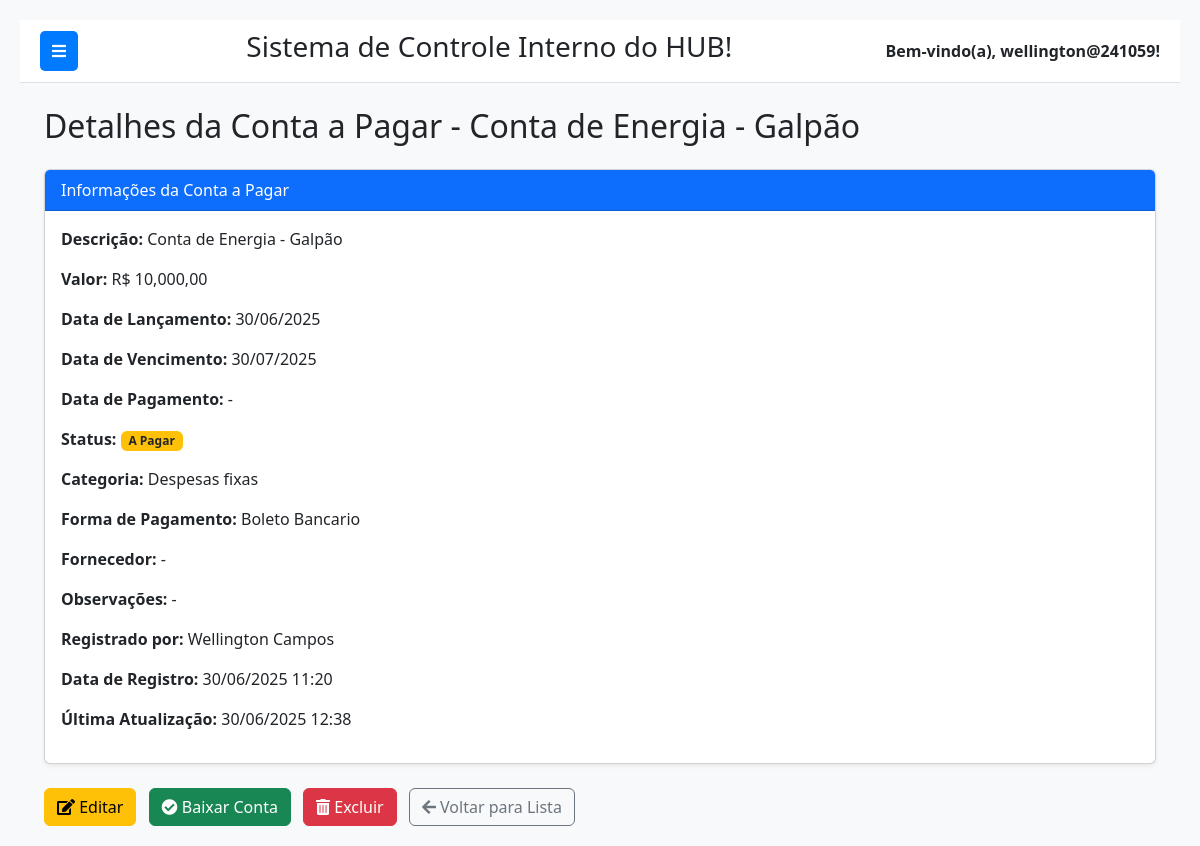
The page /financeiro/contas-a-pagar/detalhar/3/ (signed in) on the database its author committed.
### financeiro/models.py (models this page shows, shortened)
class ContaPagar(models.Model):
    STATUS_CHOICES = [
        ('A_PAGAR', 'A Pagar'),
        ('PAGA', 'Paga'),
        ('VENCIDA', 'Vencida'),
        ('CANCELADA', 'Cancelada'),
    ]
    descricao = models.CharField(
        max_length=255,
        verbose_name="Descrição"
    )
    valor = models.DecimalField(
        max_digits=10,
        decimal_places=2,
        verbose_name="Valor"
    )
    data_lancamento = models.DateField(
        default=timezone.now,
        verbose_name="Data de Lançamento"
    )
    data_vencimento = models.DateField(
        verbose_name="Data de Vencimento"
    )
    data_pagamento = models.DateField(
        blank=True,
        null=True,
        verbose_name="Data de Pagamento"
    )
    status = models.CharField(
        max_length=10,
        choices=STATUS_CHOICES,
        default='A_PAGAR',
        verbose_name="Status"
    )
    categoria = models.ForeignKey(
        CategoriaFinanceira,
        on_delete=models.SET_NULL,
        null=True, blank=True,
        limit_choices_to={'tipo': 'DESPESA'}, # Restringe a categorias de despesa
        related_name='contas_pagar',
        verbose_name="Categoria"
    )
    forma_pagamento = models.ForeignKey(
        FormaPagamento,
        on_delete=models.SET_NULL,
        null=True, blank=True,
        verbose_name="Forma de Pagamento"
    )
    fornecedor = models.ForeignKey(
        Fornecedor, # Referencia o modelo Fornecedor importado
        on_delete=models.SET_NULL,
        null=True, blank=True,
        related_name='contas_a_pagar',
        verbose_name="Fornecedor"
    )
    observacoes = models.TextField(
        blank=True,
        null=True,
        verbose_name="Observações"
    )
    registrado_por = models.ForeignKey(
        settings.AUTH_USER_MODEL,
        on_delete=models.SET_NULL,
        null=True, blank=True,
        related_name='contas_pagar_registradas',
        verbose_name="Registrado por"
    )
    data_registro = models.DateTimeField(
        auto_now_add=True,
        verbose_name="Data de Registro"
    )
    data_ultima_atualizacao = models.DateTimeField(
        auto_now=True,
        verbose_name="Última Atualização"
    )
    class Meta:
        verbose_name = "Conta a Pagar"
        verbose_name_plural = "Contas a Pagar"
        ordering = ['data_vencimento', 'status']

class CategoriaFinanceira(models.Model):
    nome = models.CharField(
        max_length=100,
        unique=True,
        verbose_name="Nome da Categoria"
    )
    tipo = models.CharField(
        max_length=10,
        choices=[('RECEITA', 'Receita'), ('DESPESA', 'Despesa')],
        verbose_name="Tipo"
    )
    descricao = models.TextField(
        blank=True,
        null=True,
        verbose_name="Descrição"
    )
    class Meta:
        verbose_name = "Categoria Financeira"
        verbose_name_plural = "Categorias Financeiras"
        ordering = ['tipo', 'nome']

class FormaPagamento(models.Model):
    nome = models.CharField(
        max_length=100,
        unique=True,
        verbose_name="Nome da Forma de Pagamento"
    )
    descricao = models.TextField(
        blank=True,
        null=True,
        verbose_name="Descrição"
    )
    class Meta:
        verbose_name = "Forma de Pagamento"
        verbose_name_plural = "Formas de Pagamento"
        ordering = ['nome']

### financeiro/views.py (the view)
# urls.py: path('contas-a-pagar/detalhar/<int:pk>/', views.detalhar_conta_pagar, name='detalhar_conta_pagar'),
@login_required
def detalhar_conta_pagar(request, pk):
    conta = get_object_or_404(ContaPagar.objects.select_related('fornecedor', 'categoria'), pk=pk)
    today = timezone.localdate()
    display_status = conta.status
    if display_status == 'A_PAGAR' and conta.data_vencimento and conta.data_vencimento < today:
        display_status = 'VENCIDA'
    conta.badge_class = _get_conta_badge_class(display_status)
    if display_status == 'VENCIDA':
        conta.display_status_text = 'Vencida'
    else:
        conta.display_status_text = conta.get_status_display()
    context = {
        'conta': conta,
        'title': 'Detalhes da Conta a Pagar',
        'active_page': 'contas_pagar',
        'statuses_nao_editaveis': ['PAGA', 'CANCELADA'],
    }
    return render(request, 'financeiro/contas_pagar/detalhar_conta_pagar.html', context)

### financeiro/views.py (called while the page is built)
def _get_conta_badge_class(status):
    if status == 'PAGA' or status == 'RECEBIDA':
        return 'text-bg-success'
    elif status == 'VENCIDA': # Status de exibição derivado
        return 'text-bg-danger'
    elif status == 'CANCELADA':
        return 'text-bg-secondary'
    elif status == 'A_PAGAR' or status == 'A_RECEBER': # Status padrão para pendente
        return 'text-bg-warning text-dark'
    return 'text-bg-info' # Default para outros não mapeados

### financeiro/templates/financeiro/contas_pagar/detalhar_conta_pagar.html (shortened to what this page needs)
{% extends 'base.html' %}
{% load humanize %}
{% block content %}
<div class="container mt-4">
    <h2 class="mb-4">{{ title }} - {{ conta.descricao }}</h2>
    <div class="card shadow-sm mb-4">
        <div class="card-header bg-primary text-white">
            Informações da Conta a Pagar
        </div>
        <div class="card-body">
            <p><strong>Descrição:</strong> {{ conta.descricao }}</p>
            <p><strong>Valor:</strong> R$ {{ conta.valor|floatformat:2|intcomma }}</p>
            <p><strong>Data de Lançamento:</strong> {{ conta.data_lancamento|date:"d/m/Y" }}</p>
            <p><strong>Data de Vencimento:</strong> {{ conta.data_vencimento|date:"d/m/Y" }}</p>
            <p><strong>Data de Pagamento:</strong> {{ conta.data_pagamento|date:"d/m/Y"|default:"-" }}</p>
            <p><strong>Status:</strong>
                <span class="badge {{ conta.badge_class }}">{{ conta.get_status_display }}</span>
            </p>
            <p><strong>Categoria:</strong> {{ conta.categoria.nome|default:"-" }}</p>
            <p><strong>Forma de Pagamento:</strong> {{ conta.forma_pagamento.nome|default:"-" }}</p>
            <p><strong>Fornecedor:</strong> {{ conta.fornecedor.nome|default:"-" }}</p>
            <p><strong>Observações:</strong> {{ conta.observacoes|default:"-" }}</p>
            <p><strong>Registrado por:</strong> {{ conta.registrado_por.get_full_name|default:conta.registrado_por.username|default:"-" }}</p>
            <p><strong>Data de Registro:</strong> {{ conta.data_registro|date:"d/m/Y H:i" }}</p>
            <p><strong>Última Atualização:</strong> {{ conta.data_ultima_atualizacao|date:"d/m/Y H:i" }}</p>
        </div>
    </div>
    <div class="mt-3">
        {% if conta.status not in statuses_nao_editaveis %}
        <a href="{% url 'financeiro:editar_conta_pagar' conta.pk %}" class="btn btn-warning me-2">
            <i class="fas fa-edit"></i> Editar
        </a>
        <a href="{% url 'financeiro:baixar_conta_pagar' conta.pk %}" class="btn btn-success me-2">
            <i class="fas fa-check-circle"></i> Baixar Conta
        </a>
        {% endif %}
        <form action="{% url 'financeiro:excluir_conta_pagar' conta.pk %}" method="post" class="d-inline" onsubmit="return confirm('Tem certeza que deseja excluir esta conta?');">
            <button type="submit" class="btn btn-danger me-2">
                <i class="fas fa-trash-alt"></i> Excluir
            </button>
        </form>
        <a href="{% url 'financeiro:listar_contas_pagar' %}" class="btn btn-outline-secondary">
            <i class="fas fa-arrow-left"></i> Voltar para Lista
        </a>
    </div>
</div>
{% endblock %}

### templates/base.html (shortened to what this page needs)
{% load static %}
<!DOCTYPE html>
<html lang="pt-br">
<head>
    <link href="https://cdn.jsdelivr.net/npm/bootstrap@5.3.3/dist/css/bootstrap.min.css" rel="stylesheet">
    <link rel="stylesheet" href="https://cdnjs.cloudflare.com/ajax/libs/font-awesome/5.15.4/css/all.min.css" />
</head>
<body>
    <div class="main-content" id="main-content">
        <div class="navbar-top">
            <button class="toggle-btn" id="sidebarToggle">
                <i class="fas fa-bars"></i>
            </button>
            <div class="system-name">
                <h3>Sistema de Controle Interno do HUB!</h3>
            </div>
            <div class="user-info">
                Bem-vindo(a), {{ request.user.username }}!
            </div>
        </div>
        <div class="container-fluid">
            {% block content %}
            {% endblock %}
        </div>
    </div>
</body>
</html>

### templates/base.html (style rules this page uses)
body { display: flex; min-height: 100vh; background-color: #f8f9fa; }
.main-content { flex-grow: 1; padding: 20px; transition: margin-left 0.3s ease-in-out; margin-left: 0; }
.navbar-top { background-color: #ffffff; border-bottom: 1px solid #dee2e6; padding: 10px 20px; display: flex; justify-content: space-between; align-items: center; margin-bottom: 20px; }
.navbar-top .user-info { font-weight: bold; }
.toggle-btn { background-color: #007bff; color: white; border: none; padding: 8px 12px; border-radius: 5px; cursor: pointer; margin-right: 15px; }

### rows shown on the page
ContaPagar: descricao "Conta de Energia - Galpão", valor "10,000,00", data_lancamento "30/06/2025", data_vencimento "30/07/2025", data_pagamento "-", status "A Pagar", categoria.nome "Despesas fixas", forma_pagamento.nome "Boleto Bancario", fornecedor.nome "-", observacoes "-", registrado_por.get_full_name "Wellington Campos", data_registro "30/06/2025 11:20", data_ultima_atualizacao "30/06/2025 12:38"

### other values the page prints
{{ request.user.username }} "wellington@241059"
{{ title }} "Detalhes da Conta a Pagar"
